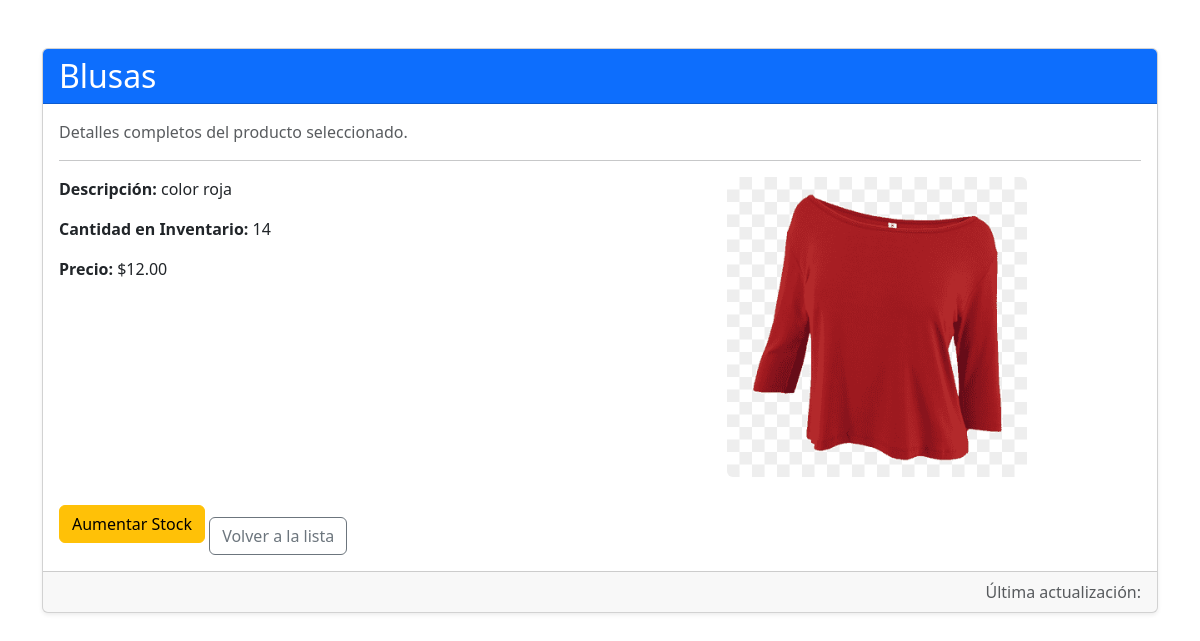
The page /producto/1/ on the database as committed earlier.
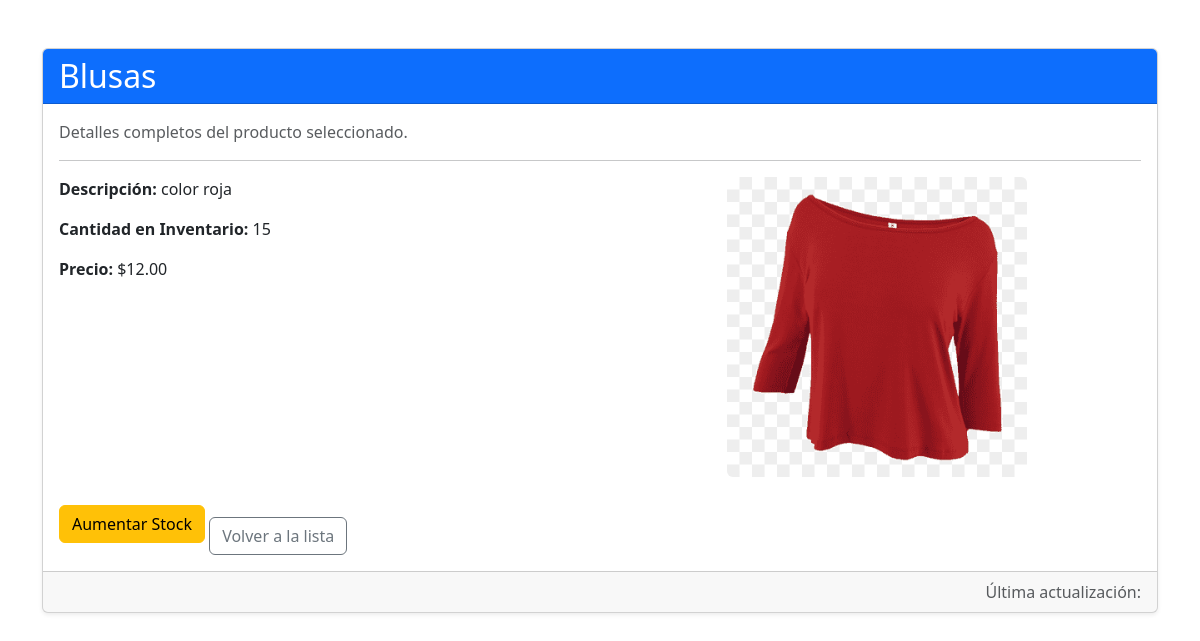
The same page on the database as committed later.
### inventario/models.py (models this page shows, shortened)
class Producto(models.Model):
    nombre = models.CharField(max_length=100)
    descripcion = models.TextField(blank=True, null=True)
    cantidad = models.PositiveIntegerField(default=0)
    precio = models.DecimalField(max_digits=10, decimal_places=2)
    fecha_agregado = models.DateTimeField(auto_now_add=True)
    cantidad_minima = models.IntegerField(default=5)  # Cantidad mínima de inventario
    imagen = models.ImageField(upload_to='productos/', blank=True, null=True)

### inventario/views.py (the view)
# urls.py: path('producto/<int:pk>/', views.detalle_producto, name='detalle_producto'),
def detalle_producto(request, pk):
    producto = get_object_or_404(Producto, pk=pk)
    return render(request, 'inventario/detalle_producto.html', {'producto': producto})

### inventario/templates/inventario/detalle_producto.html (shortened to what this page needs)
<!DOCTYPE html>
<html lang="es">
<head>
    <link rel="stylesheet" href="https://cdn.jsdelivr.net/npm/bootstrap@5.3.0/dist/css/bootstrap.min.css">
</head>
<body>
<div class="container my-5">
    <div class="card shadow-sm">
        <div class="card-header bg-primary text-white">
            <h2 class="mb-0">{{ producto.nombre }}</h2>
        </div>
        <div class="card-body">
            <p class="text-muted">Detalles completos del producto seleccionado.</p>
            <hr>
            <div class="row mb-3">
                <div class="col-12 col-md-6">
                    <p><strong>Descripción:</strong> {{ producto.descripcion }}</p>
                    <p><strong>Cantidad en Inventario:</strong> {{ producto.cantidad }}</p>
                    <p><strong>Precio:</strong> ${{ producto.precio }}</p>
                </div>
                <div class="col-12 col-md-6 text-center">
                    {% if producto.imagen %}
                        <img src="{{ producto.imagen.url }}" alt="Imagen del producto" class="img-fluid rounded" style="max-height: 300px;">
                    {% else %}
                        <p>No hay imagen disponible para este producto.</p>
                    {% endif %}
                </div>
            </div>
            <a href="{% url 'aumentar_stock' producto.id %}" class="btn btn-warning">Aumentar Stock</a>
            <a href="{% url 'lista_productos' %}" class="btn btn-outline-secondary mt-4">
                 Volver a la lista
            </a>
        </div>
        <div class="card-footer text-muted text-end">
            Última actualización: {{ producto.fecha_actualizacion }}
        </div>
    </div>
</div>
</body>
</html>

Rows that differ between the two databases and show on the page:
changed Producto "Blusas": cantidad "14" → "15"
